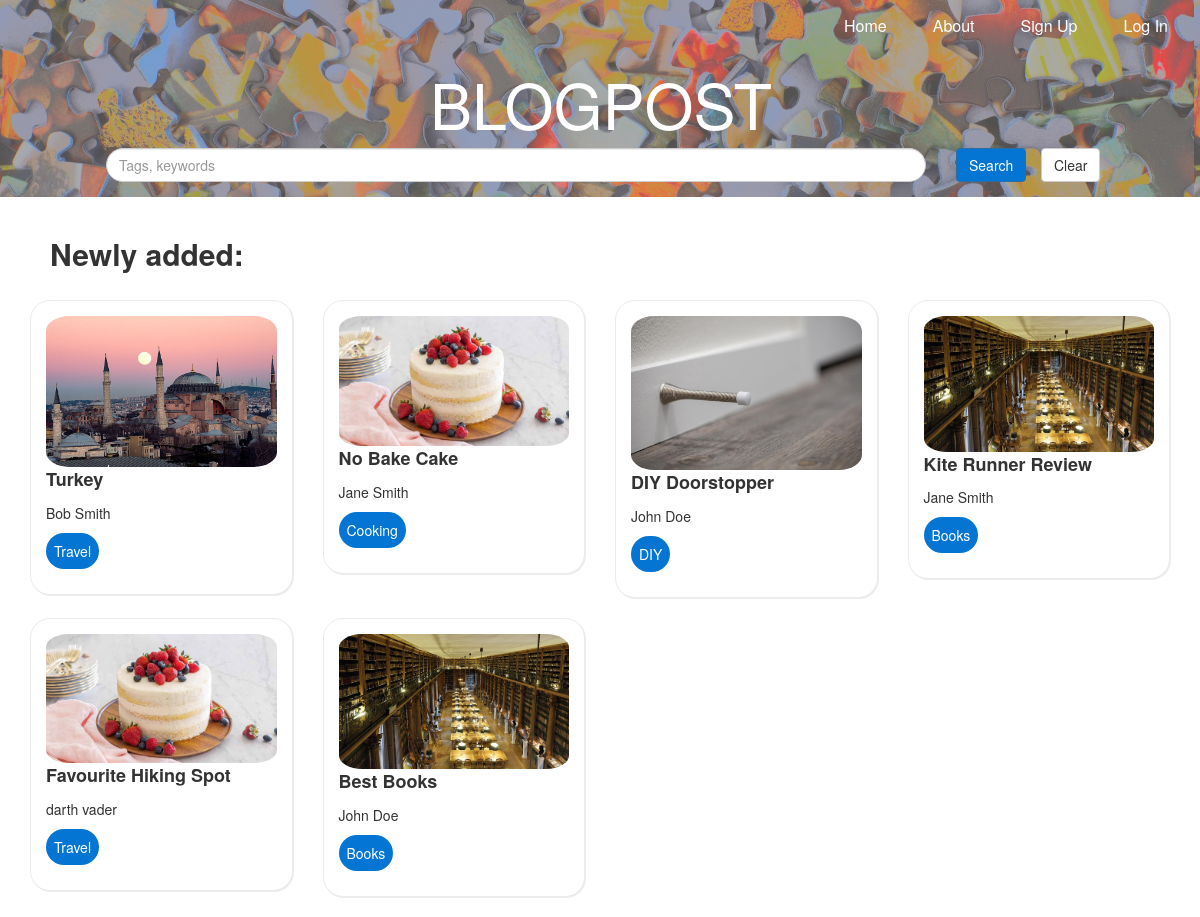
/php/index.php, run on the app's committed database.
### tables this page shows
CREATE TABLE posts (
  id INT AUTO_INCREMENT PRIMARY KEY,
  title VARCHAR(255) NOT NULL,
  author_id INT NOT NULL,
  picture VARCHAR(255),
  tags VARCHAR(255),
  post_text TEXT NOT NULL,
  created_at TIMESTAMP DEFAULT CURRENT_TIMESTAMP,
  FOREIGN KEY (author_id) REFERENCES users(userId)
);

CREATE TABLE users (
    userId int NOT NULL AUTO_INCREMENT,
    email varchar(255) NOT NULL,
    name varchar(255) NOT NULL,
    password varchar(255) NOT NULL,
    gender varchar(255),
    joined_at TIMESTAMP DEFAULT CURRENT_TIMESTAMP NOT NULL,
    PRIMARY KEY (userId)
);

### php/server/db_connection.php (called while the page is built, shortened)
<?php
$error = mysqli_connect_error();

### php/index.php (the view, shortened to what this page needs)
<?php
if (isset($_GET['search_text']) && $_GET['search_text'] !== "") {
    $search = true;
    $a = $_GET['search_text'];
} else {
    $search = false;
    $a = "Tags, keywords";
}
?>
<!DOCTYPE html>
<head>
    <link rel="stylesheet" href="https://maxcdn.bootstrapcdn.com/bootstrap/3.4.1/css/bootstrap.min.css">
    <link rel="stylesheet" href="../css/index.css">
</head>
<body>
<header>
    <nav class="navbar">
        <div class="container-fluid">
            <ul class="nav navbar-nav navbar-right">
                <li><a href="index.php">Home</a></li>
                <li><a href="about.html">About</a></li>
                <li><a href="signUp.php">Sign Up</a></li>
                <li><a href="login.php">Log In</a></li>
            </ul>
            <div class="container">
                <div class="jumbotron">
                    <h1 class="text-center">BLOGPOST</h1>
                    <form method="get" action="" class="form-inline">
                        <div class="col-sm-10">
                            <input type="text" class="form-control" placeholder="<?php echo $a; ?>" id="search_bar" name="search_text">
                        </div>
                        <div class="col-sm-1">
                            <button type="submit" class="btn btn-primary">Search</button>
                        </div>
                        <div class="col-sm-1">
                            <button type="reset" class="btn btn-default">Clear</button>
                        </div>
                    </form>
                </div>
            </div>
        </div>
      </nav>
</header>
<div class="container">
    <?php include 'server/db_connection.php';
    if (!$search) {
        if ($error != null) {
            $output = "<p>Unable to connect to database!</p>";
            exit($output);
        } else {
            $sql = "SELECT posts.id, posts.title, posts.picture, posts.tags, users.name AS author_name, posts.created_at
                    FROM posts
                    JOIN users ON posts.author_id = users.userId
                    ORDER BY posts.created_at DESC;";
            $result = mysqli_query($connection, $sql);
            if ($result -> num_rows > 0) {
                $arr = $result -> fetch_all();
                $count_1 = 0;
                echo "<h2>Newly added:</h2>";
                echo "<div class='row'>";
                foreach ($arr as $row) {
                    if ($count_1 % 4 == 0) {
                        echo "</div>";
                        echo "<div class='row'>";
                    }
                    echo "<div class='col-sm-3'>
                            <div class='panel panel-body' onclick=\"location.href='viewblog.php?id=$row[0]';\" style='cursor:pointer;'>
                                <div>
                                    <img src='$row[2]' class='img-responsive'>
                                </div>
                                    <p class='title'>$row[1]</p>
                                    <p class='author'>$row[4]</p>
                                    <p class='tag'>$row[3]</p>
                            </div>
                        </div>";
                    $count_1 += 1;
                }
                echo "</div>";
            } else {
                echo "<p>empty set</p>";
            }
        }
    }
    ?>
    <?php include 'server/db_connection.php';
    ?>
</div>
</body>
</html>

### css/index.css (style rules this page uses)
header { background-image: url("../assets/header_line.png"); color: white; }
header ul li { padding-right: 1em; font-size: medium; }
a { color: white; }
.tag { border-radius: 20px; padding: 8px; display: inline-block; color: white; background-color: #0475D3; }
.panel.panel-body { display: flexbox; box-shadow: #ECECEC 1px 1px; border-radius: 20px; border: #ECECEC solid 0.5px; }
.panel.panel-body > div > img { border-radius: 10%; width: 100%; }
.container { display: block; }
#search_bar { border-radius: 20px; width: 100%; }
.btn.btn-primary { background-color: #0475D3; }
.jumbotron { background: none; margin-bottom: 0; }
.title { font-weight: bold; font-size: large; }
h2 { font-weight: bold; padding-bottom: 20px; padding-left: 20px; }

### data on the page
posts: picture (picture), title "Turkey", author.name "Bob Smith", tags "Travel"
posts: picture (picture), title "No Bake Cake", author.name "Jane Smith", tags "Cooking"
posts: picture (picture), title "DIY Doorstopper", author.name "John Doe", tags "DIY"
posts: picture (picture), title "Kite Runner Review", author.name "Jane Smith", tags "Books"
posts: picture (picture), title "Favourite Hiking Spot", author.name "darth vader", tags "Travel"
posts: picture (picture), title "Best Books", author.name "John Doe", tags "Books"
